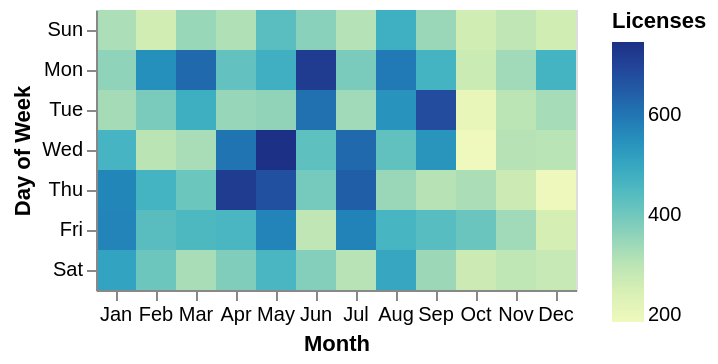

Notebook cell for this chart:
### Markdown cell above
#### Exploratory Plot 5

+ Question: on which days and months are licenses issued?
+ Heatmap of month by day of week (two time units), color shows number of licenses, filtered to October 2025 onward based on Exploratory Plot 2

### Code cell
alt.Chart(daily).mark_rect().transform_filter(
    'time(datum.license_issue_date) >= time(datetime(2025, 9, 1))'          # Oct 1, 2025 onward (months are 0-based)
).encode(
    alt.X('month(license_issue_date):O', axis=alt.Axis(title='Month')),
    alt.Y('day(license_issue_date):O', axis=alt.Axis(title='Day of Week')),
    alt.Color('sum(Licenses)', title='Licenses')
)

### Figure 1 — Vega-Lite specification as saved in the notebook (floating-point values rounded to 4 significant figures; data arrays with more than 128 entries replaced by an {"elided": "..."} marker saying what was removed)
{"$schema": "https://vega.github.io/schema/vega-lite/v5.20.1.json", "config": {"view": {"continuousHeight": 300, "continuousWidth": 300}}, "data": {"name": "data-58c7987cb4fcf137c77dbd41b02ced38"}, "datasets": {"data-58c7987cb4fcf137c77dbd41b02ced38": {"elided": "1325 records"}}, "encoding": {"color": {"aggregate": "sum", "field": "Licenses", "title": "Licenses", "type": "quantitative"}, "x": {"axis": {"title": "Month"}, "field": "license_issue_date", "timeUnit": "month", "type": "ordinal"}, "y": {"axis": {"title": "Day of Week"}, "field": "license_issue_date", "timeUnit": "day", "type": "ordinal"}}, "mark": {"type": "rect"}, "transform": [{"filter": "time(datum.license_issue_date) >= time(datetime(2025, 9, 1))"}]}
